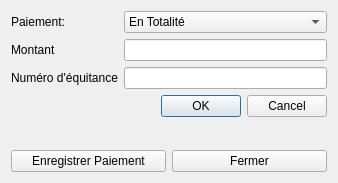
<?xml version="1.0" encoding="UTF-8"?>
<ui version="4.0">
 <class>Dialog</class>
 <widget class="QDialog" name="Dialog">
  <property name="geometry">
   <rect>
    <x>0</x>
    <y>0</y>
    <width>338</width>
    <height>183</height>
   </rect>
  </property>
  <property name="windowTitle">
   <string>Dialog</string>
  </property>
  <layout class="QVBoxLayout" name="verticalLayout">
   <item>
    <layout class="QFormLayout" name="formLayout">
     <property name="fieldGrowthPolicy">
      <enum>QFormLayout::AllNonFixedFieldsGrow</enum>
     </property>
     <item row="0" column="0">
      <widget class="QLabel" name="labelTypePaiement">
       <property name="text">
        <string>Paiement:</string>
       </property>
      </widget>
     </item>
     <item row="0" column="1">
      <widget class="QComboBox" name="comboBoxTypePaiement">
       <item>
        <property name="text">
         <string>En Totalité</string>
        </property>
       </item>
       <item>
        <property name="text">
         <string>En Partie</string>
        </property>
       </item>
      </widget>
     </item>
     <item row="1" column="0">
      <widget class="QLabel" name="label">
       <property name="text">
        <string>Montant</string>
       </property>
      </widget>
     </item>
     <item row="1" column="1">
      <widget class="QLineEdit" name="lineEdit"/>
     </item>
     <item row="3" column="0">
      <widget class="QLabel" name="label_2">
       <property name="text">
        <string>Numéro d'équitance</string>
       </property>
      </widget>
     </item>
     <item row="3" column="1">
      <widget class="QLineEdit" name="lineEditNumEquitance"/>
     </item>
     <item row="4" column="1">
      <widget class="QDialogButtonBox" name="buttonBox">
       <property name="orientation">
        <enum>Qt::Horizontal</enum>
       </property>
       <property name="standardButtons">
        <set>QDialogButtonBox::Cancel|QDialogButtonBox::Ok</set>
       </property>
      </widget>
     </item>
    </layout>
   </item>
   <item>
    <layout class="QHBoxLayout" name="horizontalLayout_3">
     <item>
      <widget class="QPushButton" name="pushButtonEnregistrer">
       <property name="text">
        <string>Enregistrer Paiement</string>
       </property>
      </widget>
     </item>
     <item>
      <widget class="QPushButton" name="pushButtonFermer">
       <property name="text">
        <string>Fermer</string>
       </property>
      </widget>
     </item>
    </layout>
   </item>
  </layout>
 </widget>
 <resources/>
 <connections>
  <connection>
   <sender>buttonBox</sender>
   <signal>accepted()</signal>
   <receiver>Dialog</receiver>
   <slot>accept()</slot>
   <hints>
    <hint type="sourcelabel">
     <x>248</x>
     <y>254</y>
    </hint>
    <hint type="destinationlabel">
     <x>157</x>
     <y>274</y>
    </hint>
   </hints>
  </connection>
  <connection>
   <sender>buttonBox</sender>
   <signal>rejected()</signal>
   <receiver>Dialog</receiver>
   <slot>reject()</slot>
   <hints>
    <hint type="sourcelabel">
     <x>316</x>
     <y>260</y>
    </hint>
    <hint type="destinationlabel">
     <x>286</x>
     <y>274</y>
    </hint>
   </hints>
  </connection>
 </connections>
</ui>
